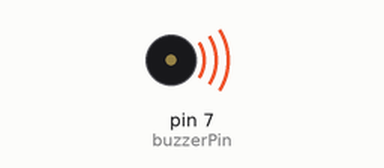
The sketch below on a simulated Arduino Uno, built with avr-gcc and run on an emulated ATmega328P. Shown: buzzer (waves = sounding).

Above: at 1.2 s.
At 4.9 s:
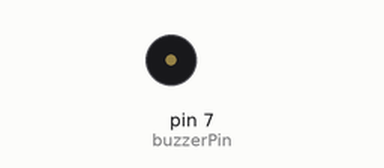
Timing chart, 0 to 5.8 s (numbered marks = the images above):
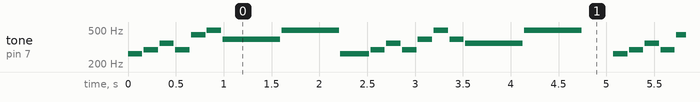

Measured:
- by itself, tone on pin 7 (buzzerPin): plays 262 Hz for 0.15 s, 294 Hz for 0.15 s, 349 Hz for 0.15 s, 294 Hz for 0.15 s, 440 Hz for 0.15 s, 494 Hz for 0.15 s … (439 notes in this stretch)

The sketch:

BuzzerTest.ino
```cpp
/*
This sketch uses the buzzer to play songs.
The Arduino's tone() command will play notes of a given frequency.
We'll provide a function that takes in note characters (a-g),
and returns the corresponding frequency from this table:

  note  frequency
  c     262 Hz
  d     294 Hz
  e     330 Hz
  f     349 Hz
  g     392 Hz
  a     440 Hz
  b     494 Hz
  C     523 Hz

For more information, see http://arduino.cc/en/Tutorial/Tone
*/

const int buzzerPin = 7;

const int songLength = 18;

char notes[] = "cdfdabgbcdfdgbgfb"; // a space represents a rest

// Beats is an array of values for each note and rest.
// A "1" represents a quarter-note, 2 a half-note, etc.
// Don't forget that the rests (spaces) need a length as well.

int beats[] = {1,1,1,1,1,1,4,4,2,1,1,1,1,1,1,4,4,2};

// The tempo is how fast to play the song.
// To make the song play faster, decrease this value.

int tempo = 150;


void setup()
{
  pinMode(buzzerPin, OUTPUT);
}


void loop()
{
  int i, duration;

  for (i = 0; i < songLength; i++) // step through the song arrays
  {
    duration = beats[i] * tempo;  // length of note/rest in ms

    if (notes[i] == ' ')          // is this a rest?
    {
      delay(duration);            // then pause for a moment
    }
    else                          // otherwise, play the note
    {
      tone(buzzerPin, frequency(notes[i]), duration);
      delay(duration);            // wait for tone to finish
    }
    delay(tempo/10);              // brief pause between notes
  }

  // We only want to play the song once, so we'll pause forever:
  // If you'd like your song to play over and over,
  // remove the above statement
}


int frequency(char note)
{
  // This function takes a note character (a-g), and returns the
  // corresponding frequency in Hz for the tone() function.

  int i;
  const int numNotes = 8;  // number of notes we're storing

  // The following arrays hold the note characters and their
  // corresponding frequencies. The last "C" note is uppercase
  // to separate it from the first lowercase "c". If you want to
  // add more notes, you'll need to use unique characters.

  // For the "char" (character) type, we put single characters
  // in single quotes.

  char names[] = { 'c', 'd', 'e', 'f', 'g', 'a', 'b', 'C' };
  int frequencies[] = {262, 294, 330, 349, 392, 440, 494, 523};

  // Now we'll search through the letters in the array, and if
  // we find it, we'll return the frequency for that note.

  for (i = 0; i < numNotes; i++)  // Step through the notes
  {
    if (names[i] == note)         // Is this the one?
    {
      return(frequencies[i]);     // Yes! Return the frequency
    }
  }
  return(0);  // We looked through everything and didn't find it,
              // but we still need to return a value, so return 0.
}
```
